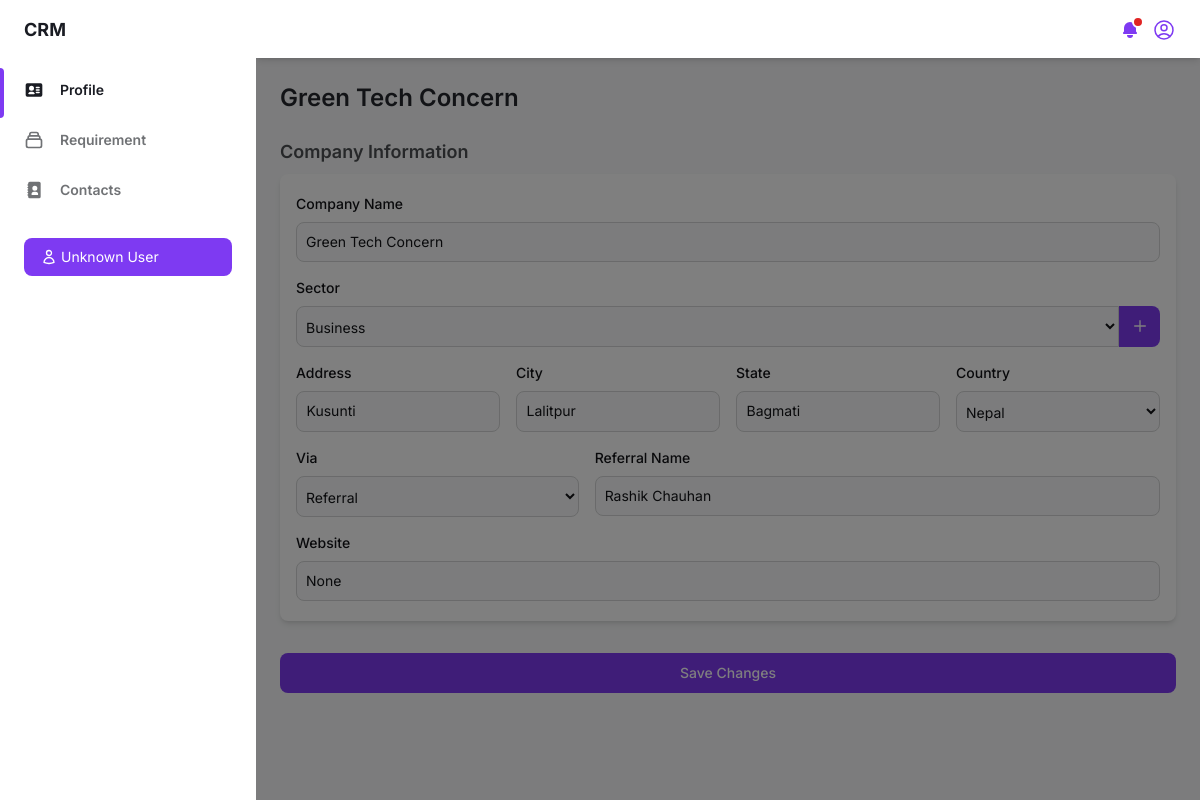
Page /company-profile/ (signed in) on the earlier database version.
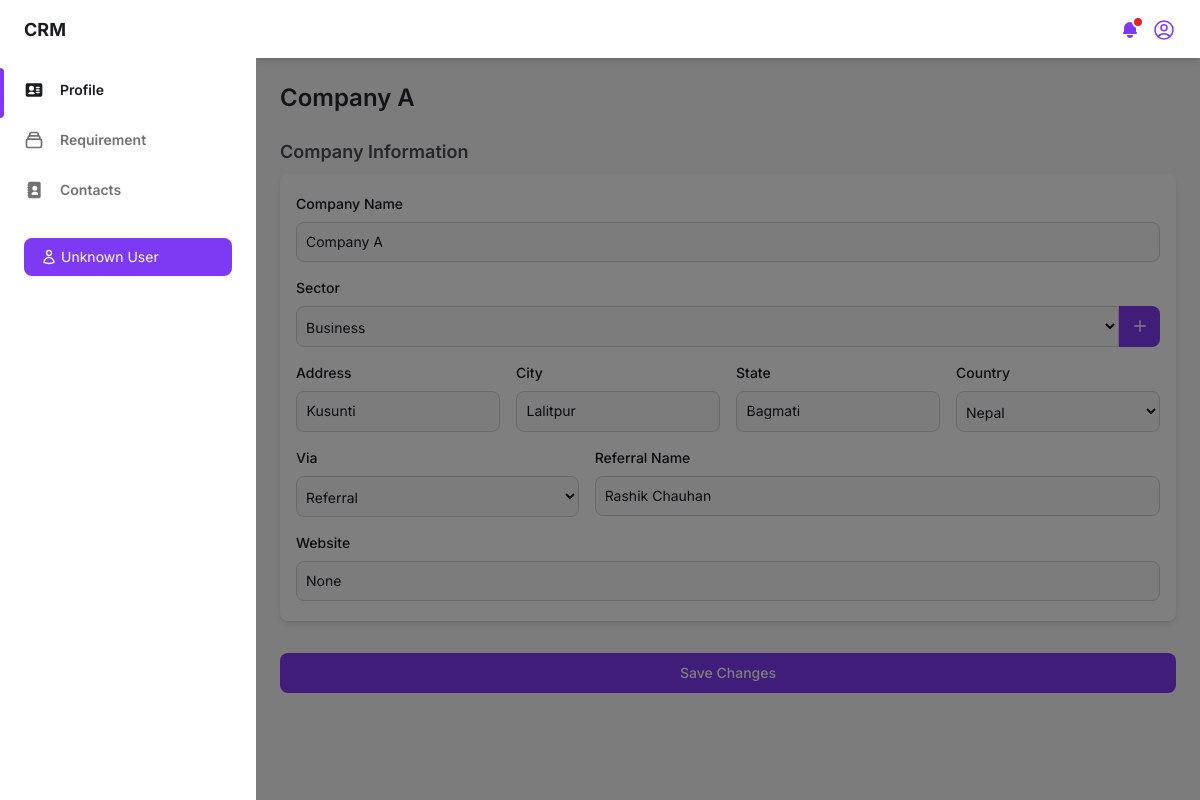
Same page on the later database version.
### crm_app/models.py (models this page shows, shortened)
class Company(models.Model):
    company_name = models.CharField(max_length=100, unique=True)
    sector = models.ForeignKey(Sector, on_delete=models.SET_NULL, null=True, blank=True, related_name='sector_companies')
    address = models.CharField(max_length=100, null=True, blank=True)
    city = models.CharField(max_length=100, null=True, blank=True)
    state = models.CharField(max_length=100, null=True, blank=True)
    country = models.CharField(max_length=100, null=True, blank=True)
    via = models.CharField(max_length=100, null=True, blank=True)
    referral_name = models.CharField(max_length=100, null=True, blank=True)
    website = models.CharField(max_length=255, null=True, blank=True)
    created_by = models.OneToOneField(User, on_delete=models.SET_NULL, null=True, blank=True, related_name='created_company')
    date = models.DateField(default=now)
    status = models.BooleanField(default=True)
    cluster = models.IntegerField(null=True, blank=True)
    class Meta:
        verbose_name_plural = "companies"

class Sector(models.Model):
    sector_name = models.CharField(max_length=100, unique=True)

### crm_app/views.py (the view)
# urls.py: path('company-profile/', views.company_profile, name='company_profile'),
def company_profile(request):
    if 'user_id' not in request.session:
        return redirect('user')
    user_id = request.session.get('user_id')
    user = User.objects.get(id=user_id)
    sectors = Sector.objects.values('id', 'sector_name').order_by('sector_name')
    user_company = Company.objects.filter(created_by=user).first()
    if user_company:
        contacts = Contact.objects.filter(company=user_company)
        return render(request, 'companyprofile.html', {'user': user, 'company': user_company, 'contacts': contacts, 'sectors': sectors, 'edit_mode': True})
    else:
        return render(request, 'companyprofile.html', {'user': user, 'sectors': sectors, 'edit_mode': False})

### templates/companyprofile.html (shortened to what the changed rows need)
{% load static %}
<!DOCTYPE html>
<html :class="{ 'theme-dark': dark }" x-data="data()" lang="en">
<head>
    <link rel="stylesheet" href="{% static 'css/tailwind.output.css' %}"/>
    <link rel="stylesheet" href="{% static 'css/style.css' %}" />
</head>
<body>
    <div class="flex h-screen bg-gray-50 dark:bg-gray-900" :class="{ 'overflow-hidden': isSideMenuOpen }">
        <div class="flex flex-col flex-1 w-full">
            <main class="h-full" id="main-company-content">
                <div class="container px-6 mx-auto grid">
                    {% if edit_mode %}
                        <h2 class="my-6 text-2xl font-semibold text-gray-700 dark:text-gray-200">{{ company.company_name }}</h2>
                        <form id="companyForm" action="{% url 'update_company' company.id %}" method="POST">
                            <div class="mb-4 mx-auto grid">
                                <h4 class="mb-2 text-lg font-semibold text-gray-600 dark:text-gray-300">Company Information</h4>
                                <div class="px-4 py-5 mb-8 bg-white rounded-lg shadow-md dark:bg-gray-800">
                                    <div class="mb-4">
                                        <label for="company-name" class="block mb-2 text-sm font-medium text-gray-900 dark:text-white">Company Name</label>
                                        <input type="text" id="company-name" value="{{ company.company_name }}" name="company_name" class="block p-[9px] w-full z-20 text-sm text-gray-900 bg-gray-50 rounded-lg border border-gray-300 focus:ring-blue-500 focus:border-blue-500 dark:bg-gray-700 dark:border-gray-600 dark:placeholder-gray-400 dark:text-white dark:focus:border-blue-500" placeholder="Enter company name" required />
                                    </div>
                                    <div class="mb-4">
                                        <label for="sector" class="block mb-2 text-sm font-medium text-gray-900 dark:text-white">Sector</label>
                                        <div class="flex items-center">
                                            <select id="sector" name="sector" class="bg-gray-50 border border-gray-300 text-gray-900 text-sm rounded-l-lg focus:ring-blue-500 focus:border-blue-500 block w-full p-2.5 pl-[5px] dark:bg-gray-700 dark:border-gray-600 dark:placeholder-gray-400 dark:text-white dark:focus:ring-blue-500 dark:focus:border-blue-500">
                                                {% for sector in sectors %}
                                                    <option value="{{ sector.id }}" {% if sector.id == company.sector.id %} selected {% endif %}>{{ sector.sector_name }}</option>
                                                {% endfor %}
                                            </select>
                                            <button type="button" id="ajax-sector-button" data-modal-target="crud-modal" data-modal-toggle="crud-modal" class="text-sm font-medium leading-5 text-white transition-colors duration-150 bg-purple-600 border border-transparent rounded-r-lg hover:bg-purple-700 focus:outline-none focus:shadow-outline-purple p-[11.5px]">
                                                <svg class="w-4 h-4" fill="none" stroke="currentColor" viewBox="0 0 24 24" xmlns="http://www.w3.org/2000/svg">
                                                    <path stroke-linecap="round" stroke-linejoin="round" stroke-width="2" stroke="#ffffff" d="M12 4v16m8-8H4"></path>
                                                </svg>
                                            </button>
                                        </div>
                                    </div>
                                    <div class="grid gap-4 mb-4 md:grid-cols-4">
                                        <div>
                                            <label for="address" class="block mb-2 text-sm font-medium text-gray-900 dark:text-white">Address</label>
                                            <input type="text" id="address" value="{{ company.address }}" name="address" class="block p-[9.5px] w-full z-20 text-sm text-gray-900 bg-gray-50 rounded-lg border border-gray-300 focus:ring-blue-500 focus:border-blue-500 dark:bg-gray-700 dark:border-gray-600 dark:placeholder-gray-400 dark:text-white dark:focus:border-blue-500" placeholder="Enter address" />
                                        </div>
                                        <div>
                                            <label for="city" class="block mb-2 text-sm font-medium text-gray-900 dark:text-white">City</label>
                                            <input type="text" id="city" value="{{ company.city }}" name="city" class="block p-[9.5px] w-full z-20 text-sm text-gray-900 bg-gray-50 rounded-lg border border-gray-300 focus:ring-blue-500 focus:border-blue-500 dark:bg-gray-700 dark:border-gray-600 dark:placeholder-gray-400 dark:text-white dark:focus:border-blue-500" placeholder="Enter city" />
                                        </div>
                                        <div>
                                            <label for="state" class="block mb-2 text-sm font-medium text-gray-900 dark:text-white">State</label>
                                            <input type="text" id="state" value="{{ company.state }}" name="state" class="block p-[9.5px] w-full z-20 text-sm text-gray-900 bg-gray-50 rounded-lg border border-gray-300 focus:ring-blue-500 focus:border-blue-500 dark:bg-gray-700 dark:border-gray-600 dark:placeholder-gray-400 dark:text-white dark:focus:border-blue-500" placeholder="Enter state" />
                                        </div>
                                        <div>
                                            <label for="country" class="block mb-2 text-sm font-medium text-gray-900 dark:text-white">Country</label>
                                            <select id="country" name="country" class="bg-gray-50 border border-gray-300 text-gray-900 text-sm rounded-lg focus:ring-blue-500 focus:border-blue-500 block w-full p-2.5 pl-[5px] dark:bg-gray-700 dark:border-gray-600 dark:placeholder-gray-400 dark:text-white dark:focus:ring-blue-500 dark:focus:border-blue-500">
                                                <option value="Nepal" {% if company.country == "Nepal" %}selected{% endif %}>Nepal</option>
                                            </select>
                                        </div>
                                    </div>
                                    <div class="grid gap-4 mb-4 md:grid-cols-1">
                                        <div class="flex gap-4">
                                            <div class="flex-grow w-1/2">
                                                <label for="via" class="block mb-2 text-sm font-medium text-gray-900 dark:text-white">Via</label>
                                                <select id="via" name="via" class="bg-gray-50 border border-gray-300 text-gray-900 text-sm rounded-lg focus:ring-blue-500 focus:border-blue-500 block w-full p-2.5 pl-[5px] dark:bg-gray-700 dark:border-gray-600 dark:placeholder-gray-400 dark:text-white dark:focus:ring-blue-500 dark:focus:border-blue-500">
                                                    <option value="Referral" {% if company.via == "Referral" %} selected {% endif %}>Referral</option>
                                                </select>
                                            </div>
                                            <div id="referralDiv" class="w-full" style="display: none">
                                                <label for="referral_name" class="block mb-2 text-sm font-medium text-gray-900 dark:text-white">Referral Name</label>
                                                <input type="text" id="referral_name" value="{{ company.referral_name }}" name="referral_name" class="block p-[9px] w-full z-20 text-sm text-gray-900 bg-gray-50 rounded-lg border border-gray-300 focus:ring-blue-500 focus:border-blue-500 dark:bg-gray-700 dark:border-gray-600 dark:placeholder-gray-400 dark:text-white dark:focus:border-blue-500" placeholder="Enter referral name" />
                                            </div>
                                        </div>
                                    </div>
                                    <div>
                                        <label for="website" class="block mb-2 text-sm font-medium text-gray-900 dark:text-white">Website</label>
                                        <input type="text" id="website" value="{{ company.website }}" name="website" class="block p-[9px] w-full z-20 text-sm text-gray-900 bg-gray-50 rounded-lg border border-gray-300 focus:ring-blue-500 focus:border-blue-500 dark:bg-gray-700 dark:border-gray-600 dark:placeholder-gray-400 dark:text-white dark:focus:border-blue-500" placeholder="Enter website link" />
                                    </div>
                                </div>
                                <button type="submit" class="text-white bg-purple-600 hover:bg-purple-700 focus:ring-4 focus:ring-purple-300 font-medium rounded-lg text-sm w-full mb-[22px] px-5 py-2.5 text-center dark:bg-purple-600 dark:hover:bg-purple-700 dark:focus:ring-purple-900">
                                    Save Changes
                                </button>
                            </div>
                        </form>
                    {% endif %}
                </div>
            </main>
        </div>
    </div>
</body>
</html>

Differences in the rows shown:
changed Company "Kusunti": company_name "Green Tech Concern" → "Company A"
